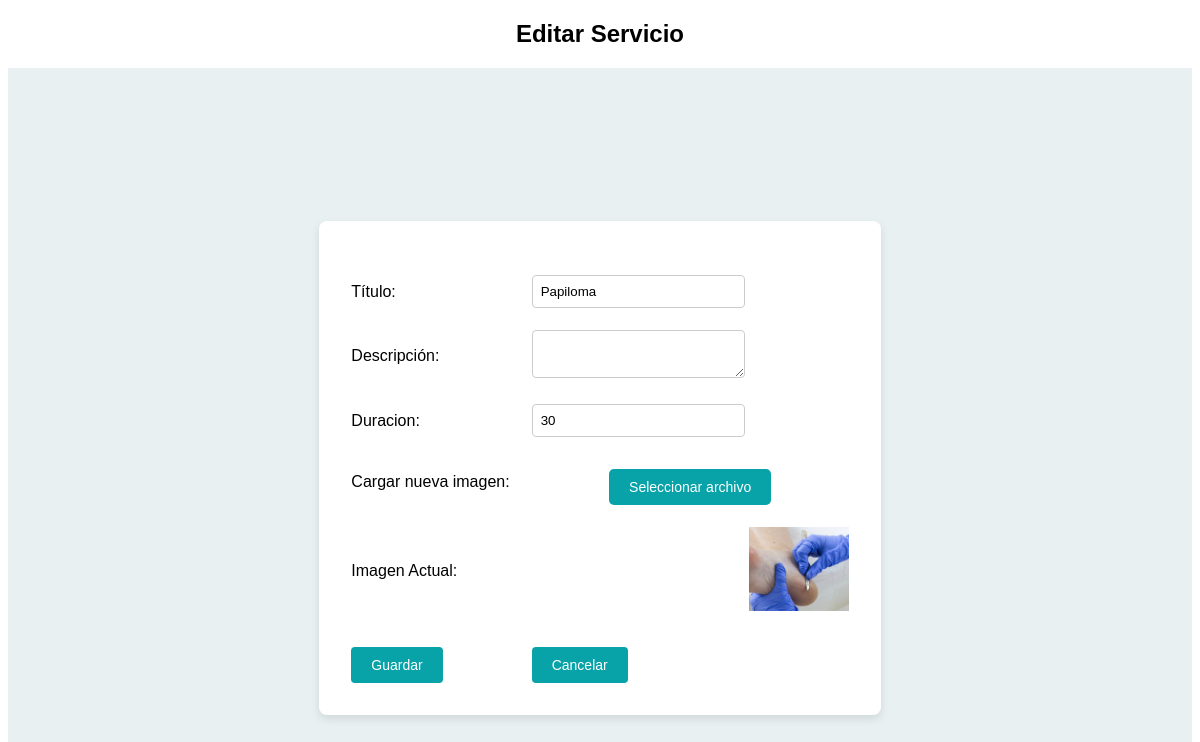
The app's page /Codigo/validaciones/servicios/editar_servicios.php?idPromocion=1 with its own data.
### tables this page shows
CREATE TABLE Promociones (
    idPromocion INT PRIMARY KEY AUTO_INCREMENT,
    titulo VARCHAR(100),
    descripcion TEXT,
    duracion INT,  
    imagen VARCHAR(255),
    idAdmin INT,
    FOREIGN KEY (idAdmin) REFERENCES Admin(idAdmin)
);

### Codigo/validaciones/servicios/editar_servicios.php (the view, shortened to what this page needs)
<?php
require_once __DIR__ . '/../../conexion/conexion.php';
$idPromocion = $_GET['idPromocion'] ?? null;
$query = "SELECT titulo, descripcion, duracion, imagen FROM promociones WHERE idPromocion = ?";
$stmt = $conexion->prepare($query);
$stmt->bind_param('i', $idPromocion);
$stmt->execute();
$result = $stmt->get_result();
$promocion = $result->fetch_assoc();
?>
<!DOCTYPE html>
<html lang="es">
<head>
    <link rel="stylesheet" href="../../estilos/stylePromo.css">
    <link rel="stylesheet" href="../../estilos/styleColores.css">
</head>
<body>
    <h2>Editar Servicio</h2>
    <div class="form-container">
        <form action="procesar_editar_servicios.php" method="POST" enctype="multipart/form-data">
            <table>
                <tr>
                    <td><input type="hidden" name="idPromocion" value="<?php echo htmlspecialchars($idPromocion); ?>"></td>
                </tr>
                <tr>
                    <td><label for="titulo">Título:</label></td>
                    <td><input type="text" id="titulo" name="titulo" value="<?php echo htmlspecialchars($promocion['titulo']); ?>" required></td>
                </tr>
                <tr>
                    <td><label for="descripcion">Descripción:</label></td>
                    <td><textarea id="descripcion" name="descripcion"><?php echo htmlspecialchars($promocion['descripcion']); ?></textarea></td>
                </tr>
                <tr>
                    <td><label for="duracion">Duracion:</label></td>
                    <td><input type="text" id="duracion" name="duracion" value="<?php echo htmlspecialchars($promocion['duracion']); ?>"></td>
                </tr>
                <tr>
                    <td><label for="imagen">Cargar nueva imagen:</label></td>
                    <td colspan="3">
                        <div class="input-archivo">
                            <label for="imagen">Seleccionar archivo</label>
                        </div>
                    </td>
                </tr>
                <tr>
                    <td colspan="2"><label for="imagen">Imagen Actual:</label></td>
                    <td colspan="2">
                        <?php if (!empty($promocion['imagen'])) { ?>
                            <img src="<?php echo '../../' . htmlspecialchars($promocion['imagen']); ?>" alt="Imagen del servicio" style="max-width: 100px; max-height: 100px;">
                        <?php } else { ?>
                            Sin imagen
                        <?php } ?>
                    </td>
                </tr>
                <tr>
                    <td><button type="submit" class="btnGuardar">Guardar</button></td>
                    <td><button type="button" class="btnCancelar" onclick="window.close()">Cancelar</button></td>
                </tr>
            </table>
        </form>
    </div>
</body>
</html>

### Codigo/estilos/stylePromo.css (style rules this page uses)
.btnGuardar, .btnCancelar { background-color: var(--colorBoton); color: white; border: none; padding: 10px 20px; margin-top: 10px; cursor: pointer; border-radius: 5px; font-size: 14px; }
h2 { text-align: center; margin-bottom: 20px; }
.form-container { display: flex; justify-content: center; align-items: center; min-height: 100vh; background-color: var(--colorFondoDivs); }
.form-container table { background-color: #fff; padding: 20px; border-radius: 8px; box-shadow: 0 4px 8px rgba(0, 0, 0, 0.1); width: 100%; max-width: 600px; }
.form-container td { padding: 10px; }
.form-container input[type="text"], .form-container input[type="date"], .form-container input[type="number"], .form-container textarea, .form-container input[type="file"] { width: 100%; padding: 8px; border: 1px solid #ccc; border-radius: 4px; }
.form-container button { padding: 10px 20px; border: none; border-radius: 4px; cursor: pointer; }
.input-archivo { display: flex; flex-direction: column; align-items: center; gap: 10px; margin-top: 10px; }
.input-archivo label { background-color: var(--colorBoton); color: white; padding: 10px 20px; border-radius: 5px; cursor: pointer; font-size: 14px; text-align: center; display: inline-block; transition: background-color 0.3s; }

### Codigo/estilos/styleColores.css (style rules this page uses)
:root { --colorFondo: #f0f0f0; --colorTexto: #333; --colorBoton: #08A3A9; --colorBotonHover: #0f2788; --colorBotonActivoHover: #0056b3; --colorFondoClarito: #DFF5F6; --colorFondoDivs: #E8F0F1; --disponible: #155724; --semiDisponible: #856404; --noDisponible: #721c24; --fueraServicio: #6c757d; --colorCamposInvalidosFondo: #ffe6e6; --colorCamposValidosFondo: #e6ffe6; --colorActive: #008aca; }
body { font-family: 'Amazing Grotesk', sans-serif; }

### records on screen
promociones: titulo "Papiloma", duracion "30", imagen (picture)
